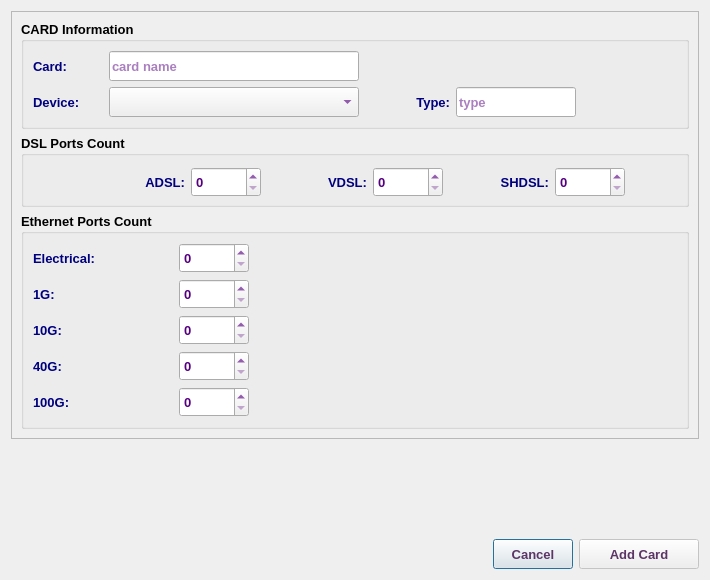
<?xml version="1.0" encoding="UTF-8"?>
<ui version="4.0">
 <class>AddCardDialog</class>
 <widget class="QDialog" name="AddCardDialog">
  <property name="geometry">
   <rect>
    <x>0</x>
    <y>0</y>
    <width>710</width>
    <height>580</height>
   </rect>
  </property>
  <property name="sizePolicy">
   <sizepolicy hsizetype="Fixed" vsizetype="Fixed">
    <horstretch>0</horstretch>
    <verstretch>0</verstretch>
   </sizepolicy>
  </property>
  <property name="minimumSize">
   <size>
    <width>710</width>
    <height>580</height>
   </size>
  </property>
  <property name="maximumSize">
   <size>
    <width>711</width>
    <height>581</height>
   </size>
  </property>
  <property name="font">
   <font>
    <family>Tahoma</family>
    <pointsize>10</pointsize>
   </font>
  </property>
  <property name="windowTitle">
   <string>Add New Card</string>
  </property>
  <property name="windowIcon">
   <iconset resource="../../../../image.qrc">
    <normaloff>:/Image/add.png</normaloff>:/Image/add.png</iconset>
  </property>
  <layout class="QVBoxLayout" name="verticalLayout_3">
   <item>
    <widget class="QFrame" name="frame">
     <property name="enabled">
      <bool>true</bool>
     </property>
     <property name="font">
      <font>
       <family>Tahoma</family>
       <pointsize>10</pointsize>
      </font>
     </property>
     <property name="frameShape">
      <enum>QFrame::StyledPanel</enum>
     </property>
     <property name="frameShadow">
      <enum>QFrame::Raised</enum>
     </property>
     <layout class="QVBoxLayout" name="verticalLayout">
      <item>
       <widget class="QGroupBox" name="groupBox">
        <property name="font">
         <font>
          <family>Tahoma</family>
          <pointsize>10</pointsize>
          <weight>75</weight>
          <bold>true</bold>
         </font>
        </property>
        <property name="title">
         <string>CARD Information</string>
        </property>
        <layout class="QVBoxLayout" name="verticalLayout_5">
         <item>
          <layout class="QHBoxLayout" name="horizontalLayout_10">
           <item>
            <layout class="QVBoxLayout" name="verticalLayout_4">
             <item>
              <layout class="QHBoxLayout" name="horizontalLayout_4">
               <item>
                <widget class="QLabel" name="label">
                 <property name="sizePolicy">
                  <sizepolicy hsizetype="Preferred" vsizetype="Preferred">
                   <horstretch>0</horstretch>
                   <verstretch>0</verstretch>
                  </sizepolicy>
                 </property>
                 <property name="minimumSize">
                  <size>
                   <width>70</width>
                   <height>30</height>
                  </size>
                 </property>
                 <property name="maximumSize">
                  <size>
                   <width>70</width>
                   <height>30</height>
                  </size>
                 </property>
                 <property name="font">
                  <font>
                   <family>Tahoma</family>
                   <pointsize>10</pointsize>
                   <weight>75</weight>
                   <bold>true</bold>
                  </font>
                 </property>
                 <property name="styleSheet">
                  <string notr="true">color: rgb(0, 0, 127);</string>
                 </property>
                 <property name="text">
                  <string>Card:</string>
                 </property>
                </widget>
               </item>
               <item>
                <widget class="QLineEdit" name="cardLE">
                 <property name="sizePolicy">
                  <sizepolicy hsizetype="Expanding" vsizetype="Preferred">
                   <horstretch>0</horstretch>
                   <verstretch>0</verstretch>
                  </sizepolicy>
                 </property>
                 <property name="minimumSize">
                  <size>
                   <width>250</width>
                   <height>30</height>
                  </size>
                 </property>
                 <property name="maximumSize">
                  <size>
                   <width>250</width>
                   <height>30</height>
                  </size>
                 </property>
                 <property name="font">
                  <font>
                   <family>Tahoma</family>
                   <pointsize>10</pointsize>
                   <weight>75</weight>
                   <bold>true</bold>
                  </font>
                 </property>
                 <property name="styleSheet">
                  <string notr="true">color: rgb(85, 0, 127);</string>
                 </property>
                 <property name="placeholderText">
                  <string>card name</string>
                 </property>
                </widget>
               </item>
               <item>
                <spacer name="horizontalSpacer_7">
                 <property name="font">
                  <font>
                   <family>Tahoma</family>
                   <pointsize>10</pointsize>
                  </font>
                 </property>
                 <property name="orientation">
                  <enum>Qt::Horizontal</enum>
                 </property>
                 <property name="sizeHint" stdset="0">
                  <size>
                   <width>40</width>
                   <height>20</height>
                  </size>
                 </property>
                </spacer>
               </item>
              </layout>
             </item>
             <item>
              <layout class="QHBoxLayout" name="horizontalLayout_2">
               <item>
                <widget class="QLabel" name="label_3">
                 <property name="sizePolicy">
                  <sizepolicy hsizetype="Preferred" vsizetype="Preferred">
                   <horstretch>0</horstretch>
                   <verstretch>0</verstretch>
                  </sizepolicy>
                 </property>
                 <property name="minimumSize">
                  <size>
                   <width>70</width>
                   <height>30</height>
                  </size>
                 </property>
                 <property name="maximumSize">
                  <size>
                   <width>70</width>
                   <height>30</height>
                  </size>
                 </property>
                 <property name="font">
                  <font>
                   <family>Tahoma</family>
                   <pointsize>10</pointsize>
                   <weight>75</weight>
                   <bold>true</bold>
                  </font>
                 </property>
                 <property name="styleSheet">
                  <string notr="true">color: rgb(0, 0, 127);</string>
                 </property>
                 <property name="text">
                  <string>Device:</string>
                 </property>
                 <property name="alignment">
                  <set>Qt::AlignLeading|Qt::AlignLeft|Qt::AlignVCenter</set>
                 </property>
                </widget>
               </item>
               <item>
                <widget class="QComboBox" name="deviceCB">
                 <property name="sizePolicy">
                  <sizepolicy hsizetype="Preferred" vsizetype="Preferred">
                   <horstretch>0</horstretch>
                   <verstretch>0</verstretch>
                  </sizepolicy>
                 </property>
                 <property name="minimumSize">
                  <size>
                   <width>250</width>
                   <height>30</height>
                  </size>
                 </property>
                 <property name="maximumSize">
                  <size>
                   <width>250</width>
                   <height>30</height>
                  </size>
                 </property>
                 <property name="font">
                  <font>
                   <family>Tahoma</family>
                   <pointsize>10</pointsize>
                   <weight>75</weight>
                   <bold>true</bold>
                  </font>
                 </property>
                 <property name="styleSheet">
                  <string notr="true">color: rgb(85, 0, 127);</string>
                 </property>
                </widget>
               </item>
               <item>
                <widget class="QLabel" name="label_2">
                 <property name="sizePolicy">
                  <sizepolicy hsizetype="Preferred" vsizetype="Preferred">
                   <horstretch>0</horstretch>
                   <verstretch>0</verstretch>
                  </sizepolicy>
                 </property>
                 <property name="minimumSize">
                  <size>
                   <width>85</width>
                   <height>30</height>
                  </size>
                 </property>
                 <property name="maximumSize">
                  <size>
                   <width>85</width>
                   <height>30</height>
                  </size>
                 </property>
                 <property name="font">
                  <font>
                   <family>Tahoma</family>
                   <pointsize>10</pointsize>
                   <weight>75</weight>
                   <bold>true</bold>
                  </font>
                 </property>
                 <property name="styleSheet">
                  <string notr="true">color: rgb(0, 0, 127);</string>
                 </property>
                 <property name="text">
                  <string>Type:</string>
                 </property>
                 <property name="alignment">
                  <set>Qt::AlignRight|Qt::AlignTrailing|Qt::AlignVCenter</set>
                 </property>
                </widget>
               </item>
               <item>
                <widget class="QLineEdit" name="typeLE">
                 <property name="sizePolicy">
                  <sizepolicy hsizetype="Expanding" vsizetype="Preferred">
                   <horstretch>0</horstretch>
                   <verstretch>0</verstretch>
                  </sizepolicy>
                 </property>
                 <property name="minimumSize">
                  <size>
                   <width>120</width>
                   <height>30</height>
                  </size>
                 </property>
                 <property name="maximumSize">
                  <size>
                   <width>120</width>
                   <height>30</height>
                  </size>
                 </property>
                 <property name="font">
                  <font>
                   <family>Tahoma</family>
                   <pointsize>10</pointsize>
                   <weight>75</weight>
                   <bold>true</bold>
                  </font>
                 </property>
                 <property name="styleSheet">
                  <string notr="true">color: rgb(85, 0, 127);</string>
                 </property>
                 <property name="placeholderText">
                  <string>type</string>
                 </property>
                </widget>
               </item>
               <item>
                <spacer name="horizontalSpacer_8">
                 <property name="font">
                  <font>
                   <family>Tahoma</family>
                   <pointsize>10</pointsize>
                  </font>
                 </property>
                 <property name="orientation">
                  <enum>Qt::Horizontal</enum>
                 </property>
                 <property name="sizeHint" stdset="0">
                  <size>
                   <width>40</width>
                   <height>20</height>
                  </size>
                 </property>
                </spacer>
               </item>
              </layout>
             </item>
            </layout>
           </item>
           <item>
            <widget class="QLabel" name="label_12">
             <property name="minimumSize">
              <size>
               <width>64</width>
               <height>64</height>
              </size>
             </property>
             <property name="maximumSize">
              <size>
               <width>64</width>
               <height>64</height>
              </size>
             </property>
             <property name="font">
              <font>
               <family>Tahoma</family>
               <pointsize>10</pointsize>
              </font>
             </property>
             <property name="text">
              <string/>
             </property>
             <property name="pixmap">
              <pixmap resource="../../../../image.qrc">:/Image/card.png</pixmap>
             </property>
            </widget>
           </item>
          </layout>
         </item>
        </layout>
       </widget>
      </item>
      <item>
       <widget class="QGroupBox" name="GB1">
        <property name="font">
         <font>
          <family>Tahoma</family>
          <pointsize>10</pointsize>
          <weight>75</weight>
          <bold>true</bold>
         </font>
        </property>
        <property name="title">
         <string>DSL Ports Count</string>
        </property>
        <layout class="QHBoxLayout" name="horizontalLayout_7">
         <item>
          <spacer name="horizontalSpacer_10">
           <property name="orientation">
            <enum>Qt::Horizontal</enum>
           </property>
           <property name="sizeHint" stdset="0">
            <size>
             <width>40</width>
             <height>20</height>
            </size>
           </property>
          </spacer>
         </item>
         <item>
          <widget class="QLabel" name="label_9">
           <property name="sizePolicy">
            <sizepolicy hsizetype="Fixed" vsizetype="Fixed">
             <horstretch>0</horstretch>
             <verstretch>0</verstretch>
            </sizepolicy>
           </property>
           <property name="minimumSize">
            <size>
             <width>100</width>
             <height>30</height>
            </size>
           </property>
           <property name="maximumSize">
            <size>
             <width>100</width>
             <height>25</height>
            </size>
           </property>
           <property name="font">
            <font>
             <family>Tahoma</family>
             <pointsize>10</pointsize>
             <weight>75</weight>
             <bold>true</bold>
            </font>
           </property>
           <property name="styleSheet">
            <string notr="true">color: rgb(0, 0, 127);</string>
           </property>
           <property name="text">
            <string>ADSL:</string>
           </property>
           <property name="alignment">
            <set>Qt::AlignRight|Qt::AlignTrailing|Qt::AlignVCenter</set>
           </property>
          </widget>
         </item>
         <item>
          <widget class="QSpinBox" name="adslSB">
           <property name="sizePolicy">
            <sizepolicy hsizetype="Preferred" vsizetype="Preferred">
             <horstretch>0</horstretch>
             <verstretch>0</verstretch>
            </sizepolicy>
           </property>
           <property name="minimumSize">
            <size>
             <width>70</width>
             <height>30</height>
            </size>
           </property>
           <property name="maximumSize">
            <size>
             <width>100</width>
             <height>25</height>
            </size>
           </property>
           <property name="font">
            <font>
             <family>Tahoma</family>
             <pointsize>10</pointsize>
             <weight>75</weight>
             <bold>true</bold>
            </font>
           </property>
           <property name="styleSheet">
            <string notr="true">color: rgb(85, 0, 127);</string>
           </property>
          </widget>
         </item>
         <item>
          <widget class="QLabel" name="label_10">
           <property name="sizePolicy">
            <sizepolicy hsizetype="Fixed" vsizetype="Fixed">
             <horstretch>0</horstretch>
             <verstretch>0</verstretch>
            </sizepolicy>
           </property>
           <property name="minimumSize">
            <size>
             <width>100</width>
             <height>30</height>
            </size>
           </property>
           <property name="maximumSize">
            <size>
             <width>100</width>
             <height>25</height>
            </size>
           </property>
           <property name="font">
            <font>
             <family>Tahoma</family>
             <pointsize>10</pointsize>
             <weight>75</weight>
             <bold>true</bold>
            </font>
           </property>
           <property name="styleSheet">
            <string notr="true">color: rgb(0, 0, 127);</string>
           </property>
           <property name="text">
            <string>VDSL:</string>
           </property>
           <property name="alignment">
            <set>Qt::AlignRight|Qt::AlignTrailing|Qt::AlignVCenter</set>
           </property>
          </widget>
         </item>
         <item>
          <widget class="QSpinBox" name="vdslSB">
           <property name="sizePolicy">
            <sizepolicy hsizetype="Preferred" vsizetype="Preferred">
             <horstretch>0</horstretch>
             <verstretch>0</verstretch>
            </sizepolicy>
           </property>
           <property name="minimumSize">
            <size>
             <width>70</width>
             <height>30</height>
            </size>
           </property>
           <property name="maximumSize">
            <size>
             <width>100</width>
             <height>25</height>
            </size>
           </property>
           <property name="font">
            <font>
             <family>Tahoma</family>
             <pointsize>10</pointsize>
             <weight>75</weight>
             <bold>true</bold>
            </font>
           </property>
           <property name="styleSheet">
            <string notr="true">color: rgb(85, 0, 127);</string>
           </property>
          </widget>
         </item>
         <item>
          <widget class="QLabel" name="label_11">
           <property name="sizePolicy">
            <sizepolicy hsizetype="Fixed" vsizetype="Fixed">
             <horstretch>0</horstretch>
             <verstretch>0</verstretch>
            </sizepolicy>
           </property>
           <property name="minimumSize">
            <size>
             <width>100</width>
             <height>30</height>
            </size>
           </property>
           <property name="maximumSize">
            <size>
             <width>100</width>
             <height>25</height>
            </size>
           </property>
           <property name="font">
            <font>
             <family>Tahoma</family>
             <pointsize>10</pointsize>
             <weight>75</weight>
             <bold>true</bold>
            </font>
           </property>
           <property name="styleSheet">
            <string notr="true">color: rgb(0, 0, 127);</string>
           </property>
           <property name="text">
            <string>SHDSL:</string>
           </property>
           <property name="alignment">
            <set>Qt::AlignRight|Qt::AlignTrailing|Qt::AlignVCenter</set>
           </property>
          </widget>
         </item>
         <item>
          <widget class="QSpinBox" name="shdslSB">
           <property name="sizePolicy">
            <sizepolicy hsizetype="Preferred" vsizetype="Preferred">
             <horstretch>0</horstretch>
             <verstretch>0</verstretch>
            </sizepolicy>
           </property>
           <property name="minimumSize">
            <size>
             <width>70</width>
             <height>30</height>
            </size>
           </property>
           <property name="maximumSize">
            <size>
             <width>100</width>
             <height>25</height>
            </size>
           </property>
           <property name="font">
            <font>
             <family>Tahoma</family>
             <pointsize>10</pointsize>
             <weight>75</weight>
             <bold>true</bold>
            </font>
           </property>
           <property name="styleSheet">
            <string notr="true">color: rgb(85, 0, 127);</string>
           </property>
          </widget>
         </item>
         <item>
          <spacer name="horizontalSpacer_9">
           <property name="font">
            <font>
             <family>Tahoma</family>
             <pointsize>10</pointsize>
            </font>
           </property>
           <property name="orientation">
            <enum>Qt::Horizontal</enum>
           </property>
           <property name="sizeHint" stdset="0">
            <size>
             <width>40</width>
             <height>20</height>
            </size>
           </property>
          </spacer>
         </item>
        </layout>
       </widget>
      </item>
      <item>
       <widget class="QGroupBox" name="GB2">
        <property name="font">
         <font>
          <family>Tahoma</family>
          <pointsize>10</pointsize>
          <weight>75</weight>
          <bold>true</bold>
         </font>
        </property>
        <property name="title">
         <string>Ethernet Ports Count</string>
        </property>
        <layout class="QVBoxLayout" name="verticalLayout_2">
         <item>
          <layout class="QHBoxLayout" name="horizontalLayout_8">
           <item>
            <widget class="QLabel" name="label_4">
             <property name="sizePolicy">
              <sizepolicy hsizetype="Preferred" vsizetype="Preferred">
               <horstretch>0</horstretch>
               <verstretch>0</verstretch>
              </sizepolicy>
             </property>
             <property name="minimumSize">
              <size>
               <width>140</width>
               <height>30</height>
              </size>
             </property>
             <property name="maximumSize">
              <size>
               <width>140</width>
               <height>30</height>
              </size>
             </property>
             <property name="font">
              <font>
               <family>Tahoma</family>
               <pointsize>10</pointsize>
               <weight>75</weight>
               <bold>true</bold>
              </font>
             </property>
             <property name="styleSheet">
              <string notr="true">color: rgb(0, 0, 127);</string>
             </property>
             <property name="text">
              <string>Electrical:</string>
             </property>
            </widget>
           </item>
           <item>
            <widget class="QSpinBox" name="eSB">
             <property name="sizePolicy">
              <sizepolicy hsizetype="Preferred" vsizetype="Preferred">
               <horstretch>0</horstretch>
               <verstretch>0</verstretch>
              </sizepolicy>
             </property>
             <property name="minimumSize">
              <size>
               <width>70</width>
               <height>30</height>
              </size>
             </property>
             <property name="maximumSize">
              <size>
               <width>70</width>
               <height>30</height>
              </size>
             </property>
             <property name="font">
              <font>
               <family>Tahoma</family>
               <pointsize>10</pointsize>
               <weight>75</weight>
               <bold>true</bold>
              </font>
             </property>
             <property name="styleSheet">
              <string notr="true">color: rgb(85, 0, 127);</string>
             </property>
            </widget>
           </item>
           <item>
            <spacer name="horizontalSpacer_2">
             <property name="font">
              <font>
               <family>Tahoma</family>
               <pointsize>10</pointsize>
              </font>
             </property>
             <property name="orientation">
              <enum>Qt::Horizontal</enum>
             </property>
             <property name="sizeHint" stdset="0">
              <size>
               <width>40</width>
               <height>20</height>
              </size>
             </property>
            </spacer>
           </item>
          </layout>
         </item>
         <item>
          <layout class="QHBoxLayout" name="horizontalLayout_6">
           <item>
            <widget class="QLabel" name="label_5">
             <property name="sizePolicy">
              <sizepolicy hsizetype="Preferred" vsizetype="Preferred">
               <horstretch>0</horstretch>
               <verstretch>0</verstretch>
              </sizepolicy>
             </property>
             <property name="minimumSize">
              <size>
               <width>140</width>
               <height>30</height>
              </size>
             </property>
             <property name="maximumSize">
              <size>
               <width>140</width>
               <height>30</height>
              </size>
             </property>
             <property name="font">
              <font>
               <family>Tahoma</family>
               <pointsize>10</pointsize>
               <weight>75</weight>
               <bold>true</bold>
              </font>
             </property>
             <property name="styleSheet">
              <string notr="true">color: rgb(0, 0, 127);</string>
             </property>
             <property name="text">
              <string>1G:</string>
             </property>
            </widget>
           </item>
           <item>
            <widget class="QSpinBox" name="G1SB">
             <property name="sizePolicy">
              <sizepolicy hsizetype="Preferred" vsizetype="Preferred">
               <horstretch>0</horstretch>
               <verstretch>0</verstretch>
              </sizepolicy>
             </property>
             <property name="minimumSize">
              <size>
               <width>70</width>
               <height>30</height>
              </size>
             </property>
             <property name="maximumSize">
              <size>
               <width>70</width>
               <height>30</height>
              </size>
             </property>
             <property name="font">
              <font>
               <family>Tahoma</family>
               <pointsize>10</pointsize>
               <weight>75</weight>
               <bold>true</bold>
              </font>
             </property>
             <property name="styleSheet">
              <string notr="true">color: rgb(85, 0, 127);</string>
             </property>
            </widget>
           </item>
           <item>
            <spacer name="horizontalSpacer_3">
             <property name="font">
              <font>
               <family>Tahoma</family>
               <pointsize>10</pointsize>
              </font>
             </property>
             <property name="orientation">
              <enum>Qt::Horizontal</enum>
             </property>
             <property name="sizeHint" stdset="0">
              <size>
               <width>40</width>
               <height>20</height>
              </size>
             </property>
            </spacer>
           </item>
          </layout>
         </item>
         <item>
          <layout class="QHBoxLayout" name="horizontalLayout_9">
           <item>
            <widget class="QLabel" name="label_6">
             <property name="sizePolicy">
              <sizepolicy hsizetype="Preferred" vsizetype="Preferred">
               <horstretch>0</horstretch>
               <verstretch>0</verstretch>
              </sizepolicy>
             </property>
             <property name="minimumSize">
              <size>
               <width>140</width>
               <height>30</height>
              </size>
             </property>
             <property name="maximumSize">
              <size>
               <width>140</width>
               <height>30</height>
              </size>
             </property>
             <property name="font">
              <font>
               <family>Tahoma</family>
               <pointsize>10</pointsize>
               <weight>75</weight>
               <bold>true</bold>
              </font>
             </property>
             <property name="styleSheet">
              <string notr="true">color: rgb(0, 0, 127);</string>
             </property>
             <property name="text">
              <string>10G:</string>
             </property>
             <property name="alignment">
              <set>Qt::AlignLeading|Qt::AlignLeft|Qt::AlignVCenter</set>
             </property>
            </widget>
           </item>
           <item>
            <widget class="QSpinBox" name="G10SB">
             <property name="sizePolicy">
              <sizepolicy hsizetype="Preferred" vsizetype="Preferred">
               <horstretch>0</horstretch>
               <verstretch>0</verstretch>
              </sizepolicy>
             </property>
             <property name="minimumSize">
              <size>
               <width>70</width>
               <height>30</height>
              </size>
             </property>
             <property name="maximumSize">
              <size>
               <width>70</width>
               <height>30</height>
              </size>
             </property>
             <property name="font">
              <font>
               <family>Tahoma</family>
               <pointsize>10</pointsize>
               <weight>75</weight>
               <bold>true</bold>
              </font>
             </property>
             <property name="styleSheet">
              <string notr="true">color: rgb(85, 0, 127);</string>
             </property>
            </widget>
           </item>
           <item>
            <spacer name="horizontalSpacer_4">
             <property name="font">
              <font>
               <family>Tahoma</family>
               <pointsize>10</pointsize>
              </font>
             </property>
             <property name="orientation">
              <enum>Qt::Horizontal</enum>
             </property>
             <property name="sizeHint" stdset="0">
              <size>
               <width>40</width>
               <height>20</height>
              </size>
             </property>
            </spacer>
           </item>
          </layout>
         </item>
         <item>
          <layout class="QHBoxLayout" name="horizontalLayout">
           <item>
            <widget class="QLabel" name="label_7">
             <property name="sizePolicy">
              <sizepolicy hsizetype="Preferred" vsizetype="Preferred">
               <horstretch>0</horstretch>
               <verstretch>0</verstretch>
              </sizepolicy>
             </property>
             <property name="minimumSize">
              <size>
               <width>140</width>
               <height>30</height>
              </size>
             </property>
             <property name="maximumSize">
              <size>
               <width>140</width>
               <height>30</height>
              </size>
             </property>
             <property name="font">
              <font>
               <family>Tahoma</family>
               <pointsize>10</pointsize>
               <weight>75</weight>
               <bold>true</bold>
              </font>
             </property>
             <property name="styleSheet">
              <string notr="true">color: rgb(0, 0, 127);</string>
             </property>
             <property name="text">
              <string>40G:</string>
             </property>
            </widget>
           </item>
           <item>
            <widget class="QSpinBox" name="G40SB">
             <property name="sizePolicy">
              <sizepolicy hsizetype="Preferred" vsizetype="Preferred">
               <horstretch>0</horstretch>
               <verstretch>0</verstretch>
              </sizepolicy>
             </property>
             <property name="minimumSize">
              <size>
               <width>70</width>
               <height>30</height>
              </size>
             </property>
             <property name="maximumSize">
              <size>
               <width>70</width>
               <height>30</height>
              </size>
             </property>
             <property name="font">
              <font>
               <family>Tahoma</family>
               <pointsize>10</pointsize>
               <weight>75</weight>
               <bold>true</bold>
              </font>
             </property>
             <property name="styleSheet">
              <string notr="true">color: rgb(85, 0, 127);</string>
             </property>
            </widget>
           </item>
           <item>
            <spacer name="horizontalSpacer_5">
             <property name="font">
              <font>
               <family>Tahoma</family>
               <pointsize>10</pointsize>
              </font>
             </property>
             <property name="orientation">
              <enum>Qt::Horizontal</enum>
             </property>
             <property name="sizeHint" stdset="0">
              <size>
               <width>40</width>
               <height>20</height>
              </size>
             </property>
            </spacer>
           </item>
          </layout>
         </item>
         <item>
          <layout class="QHBoxLayout" name="horizontalLayout_3">
           <item>
            <widget class="QLabel" name="label_8">
             <property name="sizePolicy">
              <sizepolicy hsizetype="Preferred" vsizetype="Preferred">
               <horstretch>0</horstretch>
               <verstretch>0</verstretch>
              </sizepolicy>
             </property>
             <property name="minimumSize">
              <size>
               <width>140</width>
               <height>30</height>
              </size>
             </property>
             <property name="maximumSize">
              <size>
               <width>140</width>
               <height>30</height>
              </size>
             </property>
             <property name="font">
              <font>
               <family>Tahoma</family>
               <pointsize>10</pointsize>
               <weight>75</weight>
               <bold>true</bold>
              </font>
             </property>
             <property name="styleSheet">
              <string notr="true">color: rgb(0, 0, 127);</string>
             </property>
             <property name="text">
              <string>100G:</string>
             </property>
             <property name="alignment">
              <set>Qt::AlignLeading|Qt::AlignLeft|Qt::AlignVCenter</set>
             </property>
            </widget>
           </item>
           <item>
            <widget class="QSpinBox" name="G100SB">
             <property name="sizePolicy">
              <sizepolicy hsizetype="Preferred" vsizetype="Preferred">
               <horstretch>0</horstretch>
               <verstretch>0</verstretch>
              </sizepolicy>
             </property>
             <property name="minimumSize">
              <size>
               <width>70</width>
               <height>30</height>
              </size>
             </property>
             <property name="maximumSize">
              <size>
               <width>70</width>
               <height>30</height>
              </size>
             </property>
             <property name="font">
              <font>
               <family>Tahoma</family>
               <pointsize>10</pointsize>
               <weight>75</weight>
               <bold>true</bold>
              </font>
             </property>
             <property name="styleSheet">
              <string notr="true">color: rgb(85, 0, 127);</string>
             </property>
            </widget>
           </item>
           <item>
            <spacer name="horizontalSpacer_6">
             <property name="font">
              <font>
               <family>Tahoma</family>
               <pointsize>10</pointsize>
              </font>
             </property>
             <property name="orientation">
              <enum>Qt::Horizontal</enum>
             </property>
             <property name="sizeHint" stdset="0">
              <size>
               <width>40</width>
               <height>20</height>
              </size>
             </property>
            </spacer>
           </item>
          </layout>
         </item>
        </layout>
       </widget>
      </item>
     </layout>
    </widget>
   </item>
   <item>
    <spacer name="verticalSpacer">
     <property name="font">
      <font>
       <family>Tahoma</family>
       <pointsize>10</pointsize>
      </font>
     </property>
     <property name="orientation">
      <enum>Qt::Vertical</enum>
     </property>
     <property name="sizeHint" stdset="0">
      <size>
       <width>20</width>
       <height>40</height>
      </size>
     </property>
    </spacer>
   </item>
   <item>
    <layout class="QHBoxLayout" name="horizontalLayout_5">
     <item>
      <spacer name="horizontalSpacer">
       <property name="font">
        <font>
         <family>Tahoma</family>
         <pointsize>10</pointsize>
        </font>
       </property>
       <property name="orientation">
        <enum>Qt::Horizontal</enum>
       </property>
       <property name="sizeHint" stdset="0">
        <size>
         <width>40</width>
         <height>20</height>
        </size>
       </property>
      </spacer>
     </item>
     <item>
      <widget class="QPushButton" name="cancelBtn">
       <property name="sizePolicy">
        <sizepolicy hsizetype="Preferred" vsizetype="Preferred">
         <horstretch>0</horstretch>
         <verstretch>0</verstretch>
        </sizepolicy>
       </property>
       <property name="minimumSize">
        <size>
         <width>80</width>
         <height>30</height>
        </size>
       </property>
       <property name="maximumSize">
        <size>
         <width>100</width>
         <height>30</height>
        </size>
       </property>
       <property name="font">
        <font>
         <family>Tahoma</family>
         <pointsize>10</pointsize>
         <weight>75</weight>
         <bold>true</bold>
        </font>
       </property>
       <property name="styleSheet">
        <string notr="true">color: rgb(92, 53, 102);</string>
       </property>
       <property name="text">
        <string>Cancel</string>
       </property>
      </widget>
     </item>
     <item>
      <widget class="QPushButton" name="okBtn">
       <property name="enabled">
        <bool>false</bool>
       </property>
       <property name="sizePolicy">
        <sizepolicy hsizetype="Preferred" vsizetype="Preferred">
         <horstretch>0</horstretch>
         <verstretch>0</verstretch>
        </sizepolicy>
       </property>
       <property name="minimumSize">
        <size>
         <width>120</width>
         <height>30</height>
        </size>
       </property>
       <property name="maximumSize">
        <size>
         <width>200</width>
         <height>30</height>
        </size>
       </property>
       <property name="font">
        <font>
         <family>Tahoma</family>
         <pointsize>10</pointsize>
         <weight>75</weight>
         <bold>true</bold>
        </font>
       </property>
       <property name="styleSheet">
        <string notr="true">color: rgb(92, 53, 102);</string>
       </property>
       <property name="text">
        <string>Add Card</string>
       </property>
       <property name="icon">
        <iconset resource="../../../../image.qrc">
         <normaloff>:/Image/add.png</normaloff>:/Image/add.png</iconset>
       </property>
       <property name="iconSize">
        <size>
         <width>20</width>
         <height>20</height>
        </size>
       </property>
      </widget>
     </item>
    </layout>
   </item>
  </layout>
 </widget>
 <tabstops>
  <tabstop>cardLE</tabstop>
  <tabstop>deviceCB</tabstop>
  <tabstop>typeLE</tabstop>
  <tabstop>adslSB</tabstop>
  <tabstop>vdslSB</tabstop>
  <tabstop>shdslSB</tabstop>
  <tabstop>eSB</tabstop>
  <tabstop>G1SB</tabstop>
  <tabstop>G10SB</tabstop>
  <tabstop>G40SB</tabstop>
  <tabstop>G100SB</tabstop>
  <tabstop>okBtn</tabstop>
  <tabstop>cancelBtn</tabstop>
 </tabstops>
 <resources>
  <include location="../../../../image.qrc"/>
 </resources>
 <connections/>
</ui>
